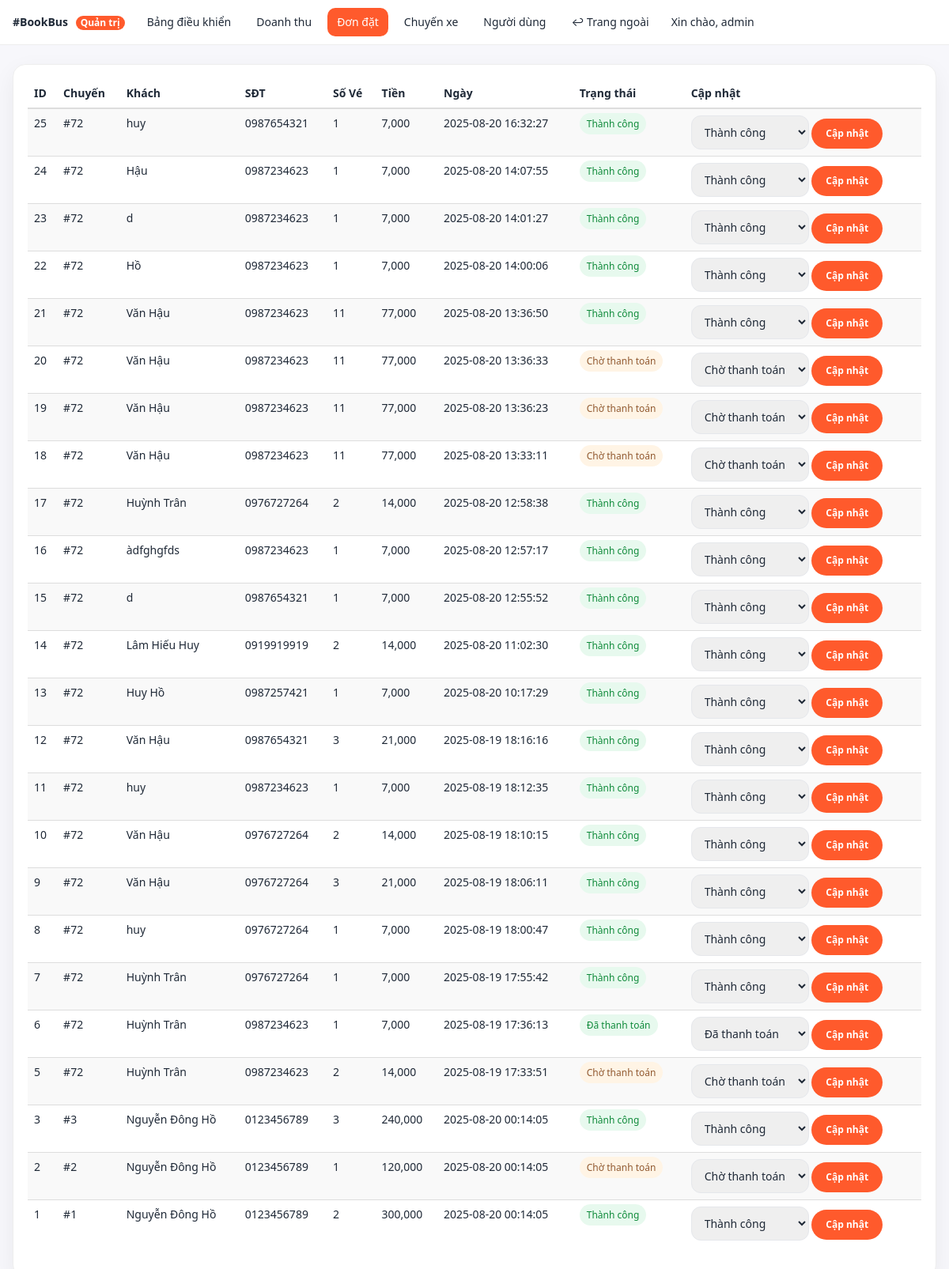
Page /admin/orders.php (signed in) on the earlier database version.
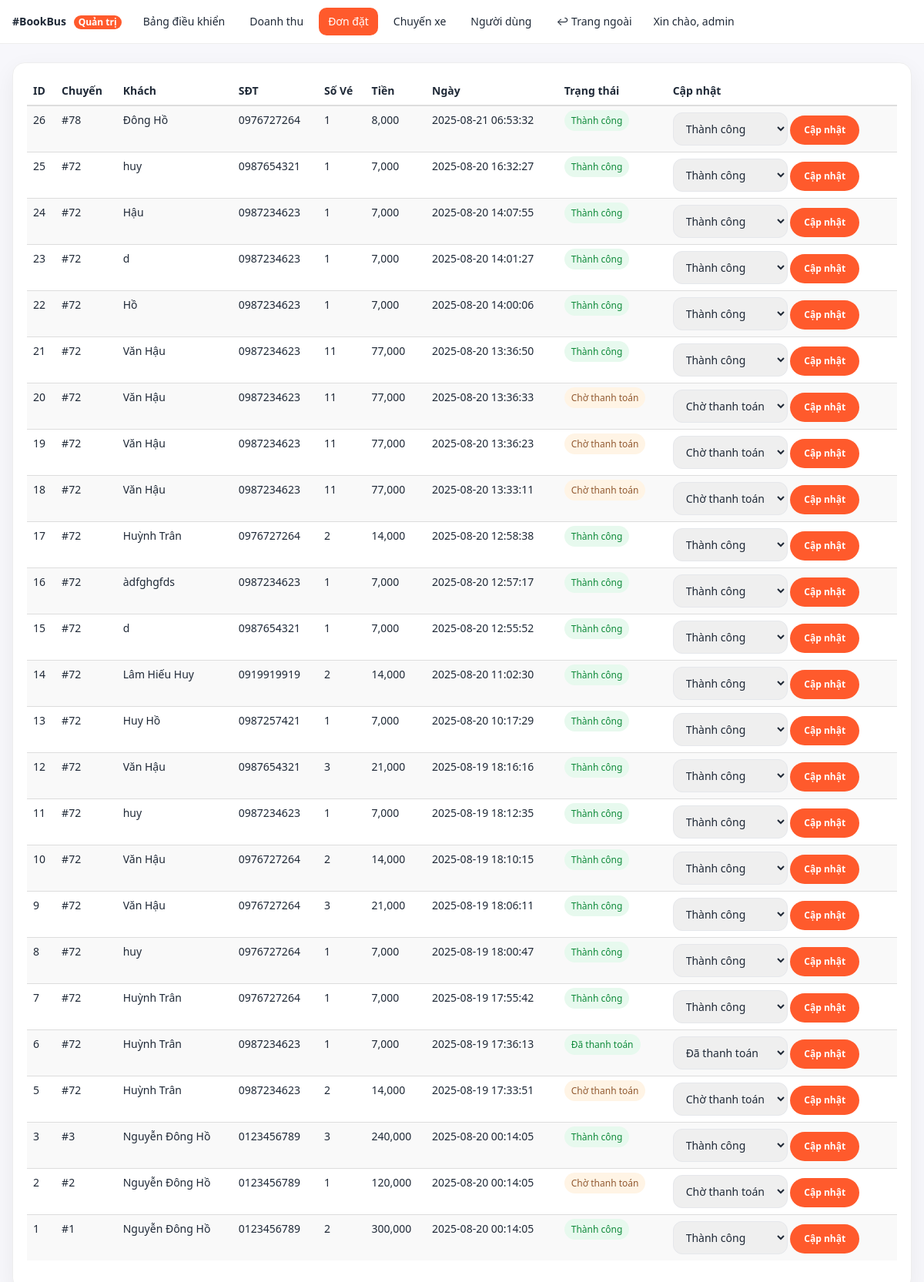
Same page on the later database version.
### tables this page shows
CREATE TABLE "dat_ve" (
        id INTEGER PRIMARY KEY AUTOINCREMENT,
        user_id INTEGER,
        id_chuyen INTEGER,
        ho_ten TEXT,
        email TEXT,
        sdt TEXT,
        so_luong INTEGER DEFAULT 1,
        amount REAL DEFAULT 0,
        gia_ve REAL DEFAULT 0,
        payment_status TEXT DEFAULT 'pending',
        order_id TEXT,
        ngay_dat TEXT DEFAULT (datetime('now', 'localtime')),
        created_at TEXT DEFAULT (datetime('now', 'localtime'))
    , payment_provider TEXT DEFAULT 'mock', txn_id TEXT, ipn_payload TEXT, updated_at TEXT);

### admin/orders.php (the view, shortened to what this page needs)
<?php
require_once __DIR__ . "/_layout_top.php";
require_once __DIR__ . "/../libs/db_chuyenxe.php";
$rows = $pdo->query("SELECT id,id_chuyen,ho_ten,sdt,so_luong,amount,ngay_dat,payment_status FROM dat_ve ORDER BY id DESC")->fetchAll(PDO::FETCH_ASSOC);
function vn_status($s){
  $map = [
    'pending'  => 'Chờ thanh toán',
    'paid'     => 'Đã thanh toán',
    'success'  => 'Thành công',
    'failed'   => 'Thất bại',
    'refunded' => 'Đã hoàn tiền',
  ];
  return $map[$s] ?? $s;
}
function badge_class($s){
  if ($s==='pending') return 'badge-status badge-pending';
  return 'badge-status badge-success';
}
$opts = ['pending','paid','success','failed','refunded'];
?>
<div class="cardx">
  <div class="table-responsive">
  <table class="table table-sm table-striped align-middle">
    <thead><tr>
      <th>ID</th><th>Chuyến</th><th>Khách</th><th>SĐT</th><th>Số Vé</th><th>Tiền</th><th>Ngày</th><th>Trạng thái</th><th>Cập nhật</th>
    </tr></thead>
    <tbody>
    <?php foreach($rows as $r): $st=$r['payment_status']; ?>
    <tr>
      <td><?=$r['id']?></td>
      <td>#<?=$r['id_chuyen']?></td>
      <td><?=htmlspecialchars($r['ho_ten'])?></td>
      <td><?=htmlspecialchars($r['sdt'])?></td>
      <td><?=$r['so_luong']?></td>
      <td><?=number_format((int)$r['amount'])?></td>
      <td><?=htmlspecialchars($r['ngay_dat'])?></td>
      <td><span class="<?=badge_class($st)?>"><?=vn_status($st)?></span></td>
      <td>
        <form method="post" action="orders_action.php" class="d-flex gap-2 align-items-center">
          <select name="status" class="form-select form-select-sm" style="width:auto;">
            <?php foreach($opts as $o): ?>
              <option value="<?=$o?>" <?=$st===$o?'selected':''?>><?=vn_status($o)?></option>
            <?php endforeach; ?>
          </select>
          <button class="btn btn-sm btn-brand">Cập nhật</button>
        </form>
      </td>
    </tr>
    <?php endforeach; ?>
    </tbody>
  </table>
  </div>
</div>
<?php require_once __DIR__ . "/_layout_bottom.php"; ?>

Differences in the rows shown:
added dat_ve: id "26", id_chuyen "78", ho_ten "Đông Hồ", sdt "0976727264", so_luong "1", amount "8,000", ngay_dat "2025-08-21 06:53:32", payment_status "Thành công", status "Thành công"
